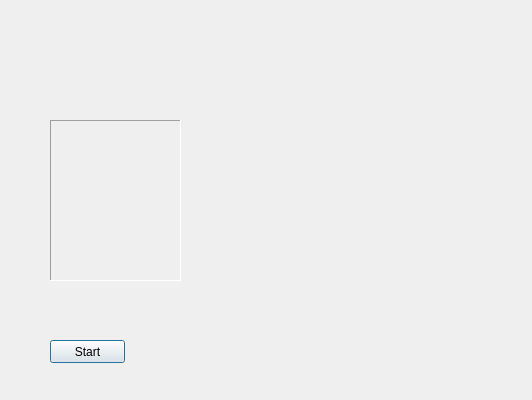
<?xml version="1.0" encoding="UTF-8"?>
<ui version="4.0">
 <class>ArTestDlgClass</class>
 <widget class="QDialog" name="ArTestDlgClass">
  <property name="geometry">
   <rect>
    <x>0</x>
    <y>0</y>
    <width>532</width>
    <height>400</height>
   </rect>
  </property>
  <property name="windowTitle">
   <string>ArTestDlg</string>
  </property>
  <widget class="PreviewWidget" name="m_VideoPreview" native="true">
   <property name="geometry">
    <rect>
     <x>220</x>
     <y>10</y>
     <width>301</width>
     <height>371</height>
    </rect>
   </property>
  </widget>
  <widget class="QPushButton" name="m_StartStop">
   <property name="geometry">
    <rect>
     <x>50</x>
     <y>340</y>
     <width>75</width>
     <height>23</height>
    </rect>
   </property>
   <property name="text">
    <string>Start</string>
   </property>
  </widget>
  <widget class="QLabel" name="label_2">
   <property name="geometry">
    <rect>
     <x>50</x>
     <y>120</y>
     <width>131</width>
     <height>161</height>
    </rect>
   </property>
   <property name="frameShape">
    <enum>QFrame::Panel</enum>
   </property>
   <property name="frameShadow">
    <enum>QFrame::Sunken</enum>
   </property>
   <property name="text">
    <string/>
   </property>
   <property name="textFormat">
    <enum>Qt::PlainText</enum>
   </property>
  </widget>
  <widget class="QWidget" name="">
   <property name="geometry">
    <rect>
     <x>20</x>
     <y>10</y>
     <width>140</width>
     <height>22</height>
    </rect>
   </property>
   <layout class="QHBoxLayout" name="horizontalLayout">
    <item>
     <widget class="QLabel" name="label">
      <property name="text">
       <string>Preview size:</string>
      </property>
     </widget>
    </item>
    <item>
     <widget class="QComboBox" name="m_PreviewSize"/>
    </item>
   </layout>
  </widget>
 </widget>
 <layoutdefault spacing="6" margin="11"/>
 <customwidgets>
  <customwidget>
   <class>PreviewWidget</class>
   <extends>QWidget</extends>
   <header>PreviewWidget.h</header>
   <container>1</container>
  </customwidget>
 </customwidgets>
 <resources>
  <include location="lib_ar_gui_test.qrc"/>
 </resources>
 <connections/>
</ui>
